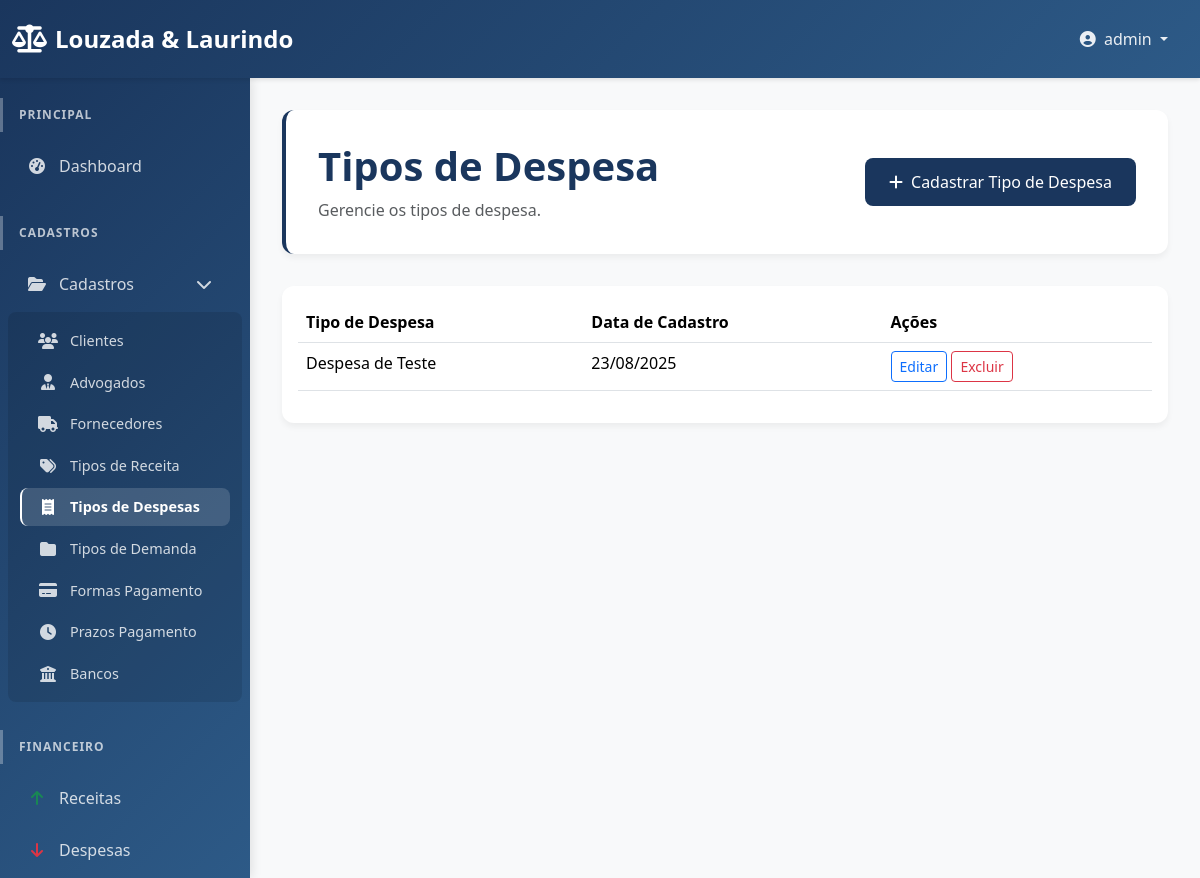
/dashboard/tipo-despesa/ (signed in), run on the app's committed database.
### users/models.py (models this page shows, shortened)
class Lawyer(AbstractUser):
    cpf = models.CharField(max_length=14, unique=True, blank=True, null=True, verbose_name="CPF")
    oab_number = models.CharField(max_length=20, blank=True, null=True, verbose_name="Número OAB")
    STATE_CHOICES = [
        ('AC', 'Acre'), ('AL', 'Alagoas'), ('AP', 'Amapá'), ('AM', 'Amazonas'),
        ('BA', 'Bahia'), ('CE', 'Ceará'), ('DF', 'Distrito Federal'), ('ES', 'Espírito Santo'),
        ('GO', 'Goiás'), ('MA', 'Maranhão'), ('MT', 'Mato Grosso'), ('MS', 'Mato Grosso do Sul'),
        ('MG', 'Minas Gerais'), ('PA', 'Pará'), ('PB', 'Paraíba'), ('PR', 'Paraná'),
        ('PE', 'Pernambuco'), ('PI', 'Piauí'), ('RJ', 'Rio de Janeiro'), ('RN', 'Rio Grande do Norte'),
        ('RS', 'Rio Grande do Sul'), ('RO', 'Rondônia'), ('RR', 'Roraima'), ('SC', 'Santa Catarina'),
        ('SP', 'São Paulo'), ('SE', 'Sergipe'), ('TO', 'Tocantins'),
    ]
    oab_section = models.CharField(max_length=2, choices=STATE_CHOICES, blank=True, null=True, verbose_name="Seccional OAB")
    phone = models.CharField(max_length=20, blank=True, null=True, verbose_name="Telefone")
    pix_key = models.CharField(max_length=255, blank=True, null=True, verbose_name="Chave PIX")
    professional_address = models.TextField(blank=True, null=True, verbose_name="Endereço Profissional")
    registration_date = models.DateField(default=timezone.now, verbose_name="Data de Cadastro")
    enable_publications = models.BooleanField(default=False, verbose_name="Publicações Ativadas")
    enable_login = models.BooleanField(default=True, verbose_name="Login Ativado")
    groups = models.ManyToManyField(
        'auth.Group',
        verbose_name='groups',
        blank=True,
        help_text='The groups this user belongs to. A user will get all permissions granted to each of their groups.',
        related_name="lawyer_set",
        related_query_name="lawyer",
    )
    user_permissions = models.ManyToManyField(
        'auth.Permission',
        verbose_name='user permissions',
        blank=True,
        help_text='Specific permissions for this user.',
        related_name="lawyer_set",
        related_query_name="lawyer",
    )

### dashboard/models.py (models this page shows, shortened)
class TipoDespesa(models.Model):
    nome = models.CharField(max_length=100, verbose_name="Nome")
    descricao = models.TextField(blank=True, null=True, verbose_name="Descrição")
    data_cadastro = models.DateTimeField(default=timezone.now, verbose_name="Data de Cadastro")
    class Meta:
        verbose_name = "Tipo de Despesa"
        verbose_name_plural = "Tipos de Despesa"

### dashboard/views.py (the view)
# urls.py: path('tipo-despesa/', views.tipo_despesa_list, name='tipo_despesa_list'),
@login_required
def tipo_despesa_list(request):
    tipos_despesa = TipoDespesa.objects.all().order_by('nome')
    return render(request, 'dashboard/tipo_despesa_list.html', {
        'tipos_despesa': tipos_despesa
    })

### dashboard/templates/dashboard/tipo_despesa_list.html (shortened to what this page needs)
{% extends 'dashboard/base.html' %}
{% block content %}
<div class="page-header">
    <div class="d-flex justify-content-between align-items-center">
        <div>
            <h1>Tipos de Despesa</h1>
            <p class="text-muted">Gerencie os tipos de despesa.</p>
        </div>
        <div>
            <a href="{% url 'dashboard:tipo_despesa_create' %}" class="btn btn-primary"><i class="fas fa-plus me-2"></i>Cadastrar Tipo de Despesa</a>
        </div>
    </div>
</div>
<div class="card">
    <div class="card-body">
        <table class="table table-hover">
            <thead>
                <tr>
                    <th>Tipo de Despesa</th>
                    <th>Data de Cadastro</th>
                    <th>Ações</th>
                </tr>
            </thead>
            <tbody>
                {% for tipo_despesa in tipos_despesa %}
                <tr>
                    <td>{{ tipo_despesa.nome }}</td>
                    <td>{{ tipo_despesa.data_cadastro|date:"d/m/Y" }}</td>
                    <td>
                        <a href="{% url 'dashboard:tipo_despesa_update' tipo_despesa.pk %}" class="btn btn-sm btn-outline-primary">Editar</a>
                        <a href="{% url 'dashboard:tipo_despesa_delete' tipo_despesa.pk %}" class="btn btn-sm btn-outline-danger">Excluir</a>
                    </td>
                </tr>
                {% endfor %}
            </tbody>
        </table>
    </div>
</div>
{% endblock %}

### dashboard/templates/dashboard/base.html (shortened to what this page needs)
<!doctype html>
<html lang="pt-BR">
<head>
    <link href="https://cdn.jsdelivr.net/npm/bootstrap@5.3.3/dist/css/bootstrap.min.css" rel="stylesheet">
    <link href="https://cdnjs.cloudflare.com/ajax/libs/font-awesome/6.4.0/css/all.min.css" rel="stylesheet">
    {% load static %}
    <link href="{% static 'dashboard/css/custom.css' %}" rel="stylesheet">
</head>
<body>
    {% if user.is_authenticated %}
    <nav class="navbar navbar-expand-lg navbar-dark sticky-top">
        <div class="container-fluid">
            <a class="navbar-brand" href="{% url 'dashboard:home' %}">
                <i class="fas fa-balance-scale"></i>
                Louzada & Laurindo
            </a>
            <div class="collapse navbar-collapse" id="navbarNav">
                <ul class="navbar-nav ms-auto">
                    <li class="nav-item dropdown">
                        <a class="nav-link dropdown-toggle" href="#" id="navbarDropdown" role="button" data-bs-toggle="dropdown" aria-expanded="false">
                            <i class="fas fa-user-circle me-1"></i>
                            {{ user.get_full_name|default:user.username }}
                        </a>
                    </li>
                </ul>
            </div>
        </div>
    </nav>
    <div class="d-flex">
        <div class="offcanvas-lg offcanvas-start sidebar" tabindex="-1" id="sidebarMenu" aria-labelledby="sidebarMenuLabel">
            <div class="offcanvas-body d-flex flex-column">
                <nav class="nav flex-column flex-grow-1">
                    <div class="nav-section">
                        <div class="nav-section-title">Principal</div>
                        <ul class="nav flex-column">
                            <li class="nav-item">
                                <a class="nav-link {% if request.resolver_match.url_name == 'home' %}active{% endif %}" href="{% url 'dashboard:home' %}">
                                    <i class="fas fa-tachometer-alt"></i>
                                    Dashboard
                                </a>
                            </li>
                        </ul>
                    </div>
                    <div class="nav-section">
                        <div class="nav-section-title">Cadastros</div>
                        <ul class="nav flex-column">
                            <li class="nav-item">
                                <a class="nav-link" data-bs-toggle="collapse" href="#cadastros-submenu" role="button" aria-expanded="true" aria-controls="cadastros-submenu">
                                    <i class="fas fa-folder-open"></i>
                                    Cadastros
                                    <i class="fas fa-chevron-down ms-auto"></i>
                                </a>
                                <div class="collapse show submenu" id="cadastros-submenu">
                                    <ul class="nav flex-column">
                                        <li class="nav-item">
                                            <a class="nav-link {% if request.resolver_match.url_name == 'clients' %}active{% endif %}" href="{% url 'dashboard:clients' %}">
                                                <i class="fas fa-users"></i>
                                                Clientes
                                            </a>
                                        </li>
                                        <li class="nav-item">
                                            <a class="nav-link {% if request.resolver_match.url_name == 'lawyers' %}active{% endif %}" href="{% url 'dashboard:lawyers' %}">
                                                <i class="fas fa-user-tie"></i>
                                                Advogados
                                            </a>
                                        </li>
                                        <li class="nav-item">
                                            <a class="nav-link" href="#">
                                                <i class="fas fa-truck"></i>
                                                Fornecedores
                                            </a>
                                        </li>
                                        <li class="nav-item">
                                <a class="nav-link" href="{% url 'dashboard:tipo_receita_list' %}">
                                    <i class="fas fa-tags"></i>
                                    Tipos de Receita
                                </a>
                            </li>
                                        <li class="nav-item">
                                            <a class="nav-link" href="{% url 'dashboard:tipo_despesa_list' %}">
                                                <i class="fas fa-receipt"></i>
                                                Tipos de Despesas
                                            </a>
                                        </li>
                                        <li class="nav-item">
                                            <a class="nav-link" href="{% url 'dashboard:tipo_demanda_list' %}">
                                                <i class="fas fa-folder"></i>
                                                Tipos de Demanda
                                            </a>
                                        </li>
                                        <li class="nav-item">
                                            <a class="nav-link" href="{% url 'dashboard:forma_pagamento_list' %}">
                                                <i class="fas fa-credit-card"></i>
                                                Formas Pagamento
                                            </a>
                                        </li>
                                        <li class="nav-item">
                                            <a class="nav-link" href="{% url 'dashboard:prazo_pagamento_list' %}">
                                                <i class="fas fa-clock"></i>
                                                Prazos Pagamento
                                            </a>
                                        </li>
                                        <li class="nav-item">
                                            <a class="nav-link" href="{% url 'dashboard:banco_list' %}">
                                                <i class="fas fa-university"></i>
                                                Bancos
                                            </a>
                                        </li>
                                    </ul>
                                </div>
                            </li>
                        </ul>
                    </div>
                    <div class="nav-section">
                        <div class="nav-section-title">Financeiro</div>
                        <ul class="nav flex-column">
                            <li class="nav-item">
                                <a class="nav-link" href="{% url 'dashboard:receitas' %}">
                                    <i class="fas fa-arrow-up text-success"></i>
                                    Receitas
                                </a>
                            </li>
                            <li class="nav-item">
                                <a class="nav-link" href="#">
                                    <i class="fas fa-arrow-down text-danger"></i>
                                    Despesas
                                </a>
                            </li>
                        </ul>
                    </div>
                </nav>
            </div>
        </div>
        <div class="main-content flex-grow-1">
            {% block content %}
            {% endblock %}
        </div>
    </div>
    {% else %}
    <div class="container-fluid h-100">
        {% block login_content %}
        {% endblock %}
    </div>
    {% endif %}
</body>
</html>

### dashboard/static/dashboard/css/custom.css (style rules this page uses)
.sidebar { flex: 0 0 250px; background-color: #343a40; color: white; padding-top: 20px; height: 100vh; overflow-y: auto; position: sticky; top: 0; }
.sidebar a { color: white; text-decoration: none; display: block; padding: 10px 15px; }
.sidebar .nav-link { padding-left: 25px; }
.main-content { flex-grow: 1; padding: 20px; overflow-y: auto; }

### dashboard/templates/dashboard/base.html (style rules this page uses)
:root { --primary-color: #1a365d; --secondary-color: #2d5a87; --success-color: #28a745; --warning-color: #ffc107; --danger-color: #dc3545; --info-color: #17a2b8; --sidebar-width: 280px; }
body { font-family: 'Segoe UI', Tahoma, Geneva, Verdana, sans-serif; background-color: #f8f9fa; }
.navbar { background: linear-gradient(135deg, var(--primary-color) 0%, var(--secondary-color) 100%) !important; box-shadow: 0 2px 4px rgba(0,0,0,0.1); padding: 1rem 0; }
.navbar-brand { font-weight: 600; font-size: 1.5rem; color: white !important; display: flex; align-items: center; gap: 0.5rem; }
.navbar-brand i { font-size: 1.75rem; }
.navbar-nav .nav-link { color: rgba(255,255,255,0.9) !important; font-weight: 500; padding: 0.5rem 1rem !important; border-radius: 8px; transition: all 0.3s ease; margin: 0 0.25rem; }
.sidebar { width: var(--sidebar-width) !important; background: linear-gradient(135deg, var(--primary-color) 0%, var(--secondary-color) 100%) !important; border: none !important; box-shadow: 2px 0 10px rgba(0,0,0,0.1); }
.offcanvas-body { padding: 1.5rem 0; }
.nav-section { margin-bottom: 1.5rem; }
.nav-section-title { padding: 0.5rem 1rem; font-size: 0.75rem; text-transform: uppercase; letter-spacing: 1px; color: rgba(255,255,255,0.7); font-weight: 600; margin-bottom: 0.5rem; border-left: 3px solid rgba(255,255,255,0.3); }
.sidebar .nav-link { color: rgba(255,255,255,0.8) !important; padding: 0.75rem 1rem !important; margin: 0.125rem 0.5rem !important; border-radius: 8px !important; transition: all 0.3s ease; display: flex; align-items: center; font-weight: 500; border-left: 3px solid transparent; }
.sidebar .nav-link.active { color: white !important; background-color: rgba(255,255,255,0.15) !important; border-left-color: white; font-weight: 600; }
.sidebar .nav-link i { width: 20px; margin-right: 12px; text-align: center; font-size: 1rem; }
.submenu { background-color: rgba(0,0,0,0.1); border-radius: 8px; margin: 0.25rem 0.5rem; padding: 0.5rem 0; }
.submenu .nav-link { margin: 0.125rem 0.75rem !important; padding: 0.5rem 1rem !important; font-size: 0.9rem; border-left: 2px solid transparent; }
.submenu .nav-link.active { border-left-color: white; }
.main-content { padding: 2rem !important; min-height: 100vh; background-color: #f8f9fa; }
.card { border: none; border-radius: 12px; box-shadow: 0 4px 6px rgba(0,0,0,0.05); transition: all 0.3s ease; }
.btn-primary { background: var(--primary-color); border: none; border-radius: 8px; padding: 0.75rem 1.5rem; font-weight: 500; transition: all 0.3s ease; }
.page-header { background: white; padding: 2rem; border-radius: 12px; box-shadow: 0 4px 6px rgba(0,0,0,0.05); margin-bottom: 2rem; border-left: 4px solid var(--primary-color); }
.page-header h1 { margin: 0; color: var(--primary-color); font-weight: 600; }
.page-header p { margin: 0.5rem 0 0 0; color: #6c757d; }

### data on the page
Lawyer: get_full_name "admin"
TipoDespesa: nome "Despesa de Teste", data_cadastro "23/08/2025"
